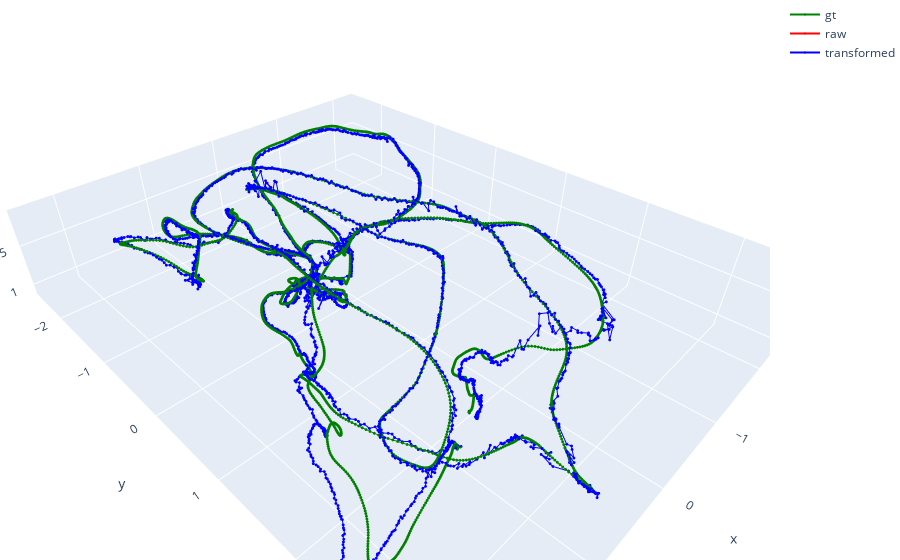

Notebook code for this chart:
### Code cell
out_path = Path("out/align_manual_test/1")

raw_trajectory = read_trajectory_dump(out_path / "raw_trajectory.csv")
transformed_trajectory = read_trajectory_dump(out_path / "transformed_trajectory.csv")

fig = go.Figure()
fig.update_scenes(aspectmode="data")
fig.update_layout(
    margin=dict(t=0, b=0, r=0, l=0),
)

fig.add_scatter3d(
    x=gt_trajectory[:, 0],
    y=gt_trajectory[:, 1],
    z=gt_trajectory[:, 2],
    marker_size=1,
    name="gt",
    line_color="green",
)
fig.add_scatter3d(
    x=raw_trajectory.iloc[:, 0],
    y=raw_trajectory.iloc[:, 1],
    z=raw_trajectory.iloc[:, 2],
    marker_size=1,
    name="raw",
    line_color="red",
)
fig.add_scatter3d(
    x=transformed_trajectory.iloc[:, 0],
    y=transformed_trajectory.iloc[:, 1],
    z=transformed_trajectory.iloc[:, 2],
    marker_size=1,
    name="transformed",
    line_color="blue",
)

fig

### Figure 1 — Plotly figure (JSON) as saved in the notebook; plotly's stock layout.template omitted (floating-point values rounded to 4 significant figures; data arrays with more than 128 entries replaced by an {"elided": "..."} marker saying what was removed)
{"data": [{"line": {"color": "green"}, "marker": {"size": 1}, "name": "gt", "type": "scatter3d", "x": {"elided": "2793 float values"}, "y": {"elided": "2793 float values"}, "z": {"elided": "2793 float values"}}, {"line": {"color": "red"}, "marker": {"size": 1}, "name": "raw", "type": "scatter3d", "x": {"elided": "2793 float values"}, "y": {"elided": "2793 float values"}, "z": {"elided": "2793 float values"}}, {"line": {"color": "blue"}, "marker": {"size": 1}, "name": "transformed", "type": "scatter3d", "x": {"elided": "2793 float values"}, "y": {"elided": "2793 float values"}, "z": {"elided": "2793 float values"}}], "layout": {"margin": {"b": 0, "l": 0, "r": 0, "t": 0}, "scene": {"aspectmode": "data"}}}
